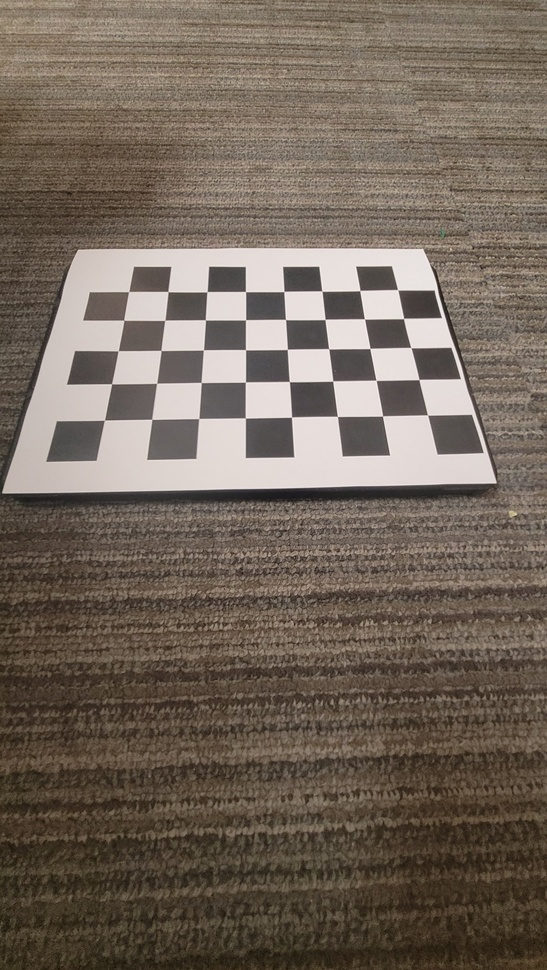
#> input picture calibration_images/cb1.jpeg, 547 x 970 px, shrunk from 2256 x 4000 before the run; its folder holds only this picture in this run
$ python lens_distortion.py
#> lines starting #> are read from the running program, lines starting #| are printed output that depends on the picture; after the words box and inside, x2 and y2 are one past the last pixel; in counts of white or black regions, pixels touching at a corner belong together; long printed decimals are rounded
#https://learnopencv.com/camera-calibration-using-opencv/
#https://learnopencv.com/understanding-lens-distortion/

'''This code is to generate lens distortion correction parameters. This portion was not implemented in the final code because the need was not seen'''

import cv2
import numpy as np
import os
import glob

# Defining the dimensions of checkerboard
CHECKERBOARD = (5,8)
criteria = (cv2.TERM_CRITERIA_EPS + cv2.TERM_CRITERIA_MAX_ITER, 30, 0.001)

# Creating vector to store vectors of 3D points for each checkerboard image
objpoints = []
# Creating vector to store vectors of 2D points for each checkerboard image
imgpoints = []


# Defining the world coordinates for 3D points
objp = np.zeros((1, CHECKERBOARD[0] * CHECKERBOARD[1], 3), np.float32)
objp[0,:,:2] = np.mgrid[0:CHECKERBOARD[0], 0:CHECKERBOARD[1]].T.reshape(-1, 2)
prev_img_shape = None

# Extracting path of individual image stored in a given directory
images = glob.glob('./calibration_images/*.jpeg')
for fname in images:
    img = cv2.imread(fname)
#> img is the input picture: shape (970, 547, 3); mean B, G, R 90.9, 102.4, 114.8
    gray = cv2.cvtColor(img,cv2.COLOR_BGR2GRAY)
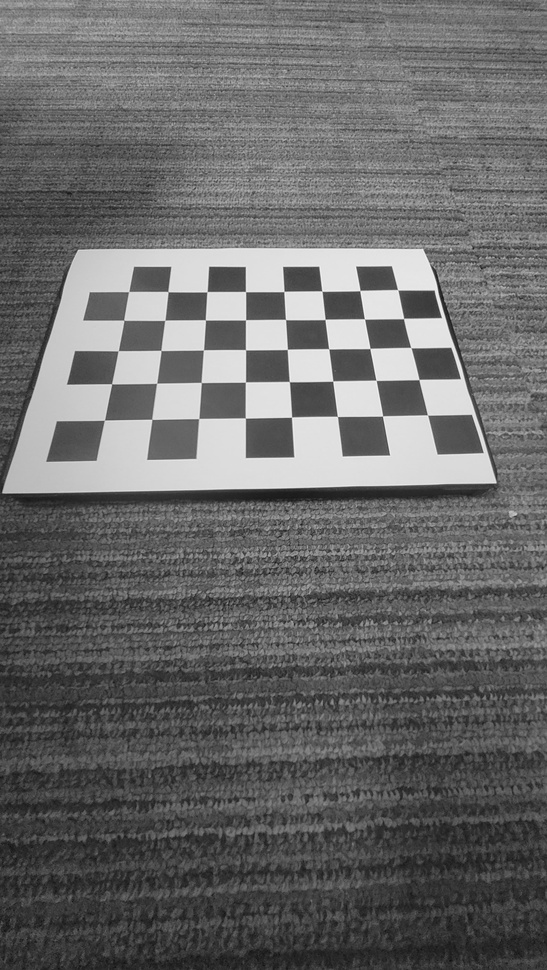
#> gray: shape (970, 547); min 15, max 250, mean 104.8
    # Find the chess board corners
    # If desired number of corners are found in the image then ret = true
    ret, corners = cv2.findChessboardCorners(gray, CHECKERBOARD, cv2.CALIB_CB_ADAPTIVE_THRESH + cv2.CALIB_CB_FAST_CHECK + cv2.CALIB_CB_NORMALIZE_IMAGE)
#> ret = True; corners = 40 rows, first 8: [104.4, 420.2], [111.6, 383.7], [118.2, 350.8], [123.8, 320.2], [128.7, 291.5], [151.8, 419.3], [156.7, 383.2], [161, 350.4]

    """
    If desired number of corner are detected,
    we refine the pixel coordinates and display
    them on the images of checker board
    """
    if ret == True:
        objpoints.append(objp)
        # refining pixel coordinates for given 2d points.
        corners2 = cv2.cornerSubPix(gray, corners, (11,11),(-1,-1), criteria)
#> corners2 = 40 rows, first 8: [104.4, 420.2], [111.6, 383.7], [118.2, 350.8], [123.8, 320.2], [128.7, 291.5], [151.8, 419.3], [156.6, 383.3], [161, 350.5]

        imgpoints.append(corners2)

        # Draw and display the corners
        img = cv2.drawChessboardCorners(img, CHECKERBOARD, corners2, ret)
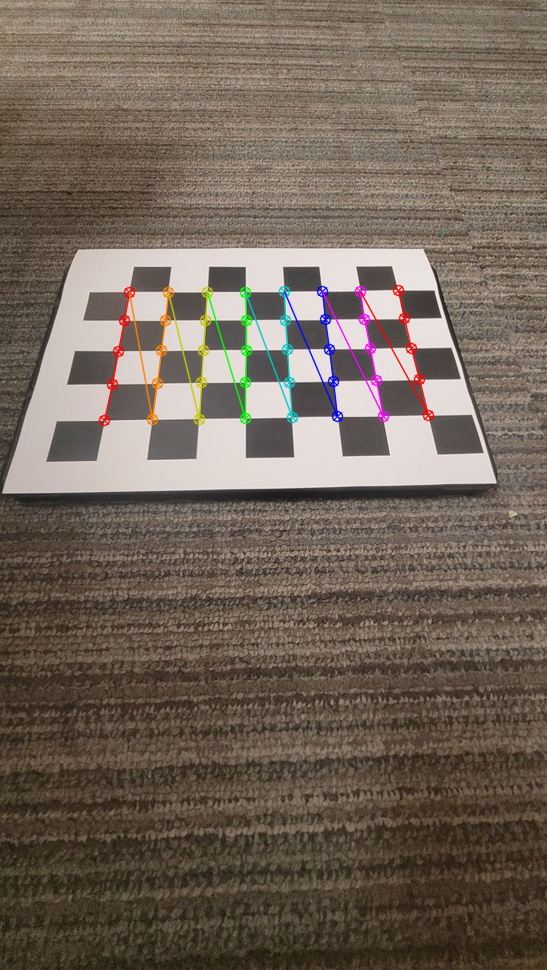
#> img: shape (970, 547, 3); 1.7% of pixels changed, all inside (x1, y1, x2, y2) = (98, 284, 435, 427)

    # cv2.imshow('img',img)
    # cv2.waitKey(0)

cv2.destroyAllWindows()


"""
Performing camera calibration by
passing the value of known 3D points (objpoints)
and corresponding pixel coordinates of the
detected corners (imgpoints)
"""
ret, mtx, dist, rvecs, tvecs = cv2.calibrateCamera(objpoints, imgpoints, gray.shape[::-1], None, None)
#> ret = 0.307; mtx = [[233, 0, 273.7], [0, 223.6, 512.3], [0, 0, 1]]; dist = [[-0.0365, 0.0343, -0.00223, -0.0033, -0.00695]]; rvecs = ([-0.204, -0.216, -1.59],); tvecs = ([-3.61, -2.05, 4.97],)

print("Camera matrix : \n")
print(mtx)
#| [[233.013   0.         273.726]
#|  [  0.         223.599 512.265]
#|  [  0.           0.           1.        ]]
print("dist : \n")
print(dist)
#| [[-0.03646  0.03432 -0.002233 -0.003301 -0.006946]]
print("rvecs : \n")
print(rvecs)
#| (array([[-0.2035],
#|        [-0.2157],
#|        [-1.586]]),)
print("tvecs : \n")
print(tvecs)
#| (array([[-3.611],
#|        [-2.047],
#|        [ 4.973]]),)


img = cv2.imread('test_13_11/20231113_213446.jpg')
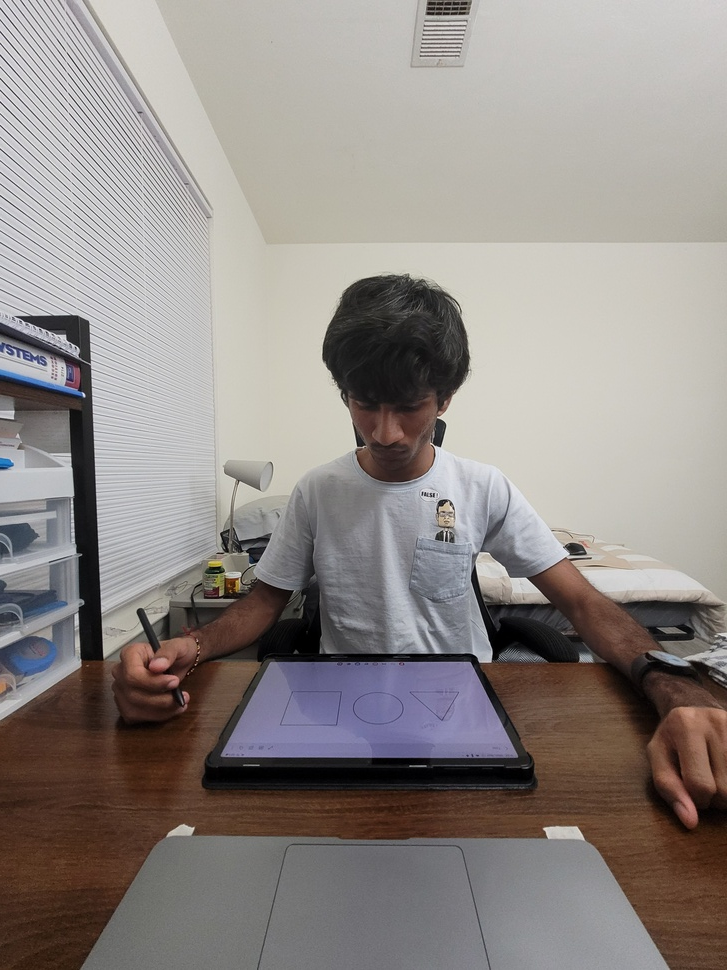
#> input picture test_13_11/20231113_213446.jpg, 727 x 970 px, shrunk from 3000 x 4000 before the run
#> img is the input picture: shape (970, 727, 3); mean B, G, R 134.3, 137.7, 144.2
h,w = img.shape[:2]
#> h = 970; w = 727

# Refining the camera matrix using parameters obtained by calibration
newcameramtx, roi = cv2.getOptimalNewCameraMatrix(mtx, dist, (w,h), 1, (w,h))
#> newcameramtx = [[185.9, 0, 221], [0, 223.6, 512.3], [0, 0, 1]]; roi = (10, 0, 572, 969)


# Method 1 to undistort the image
dst = cv2.undistort(img, mtx, dist, None, newcameramtx)
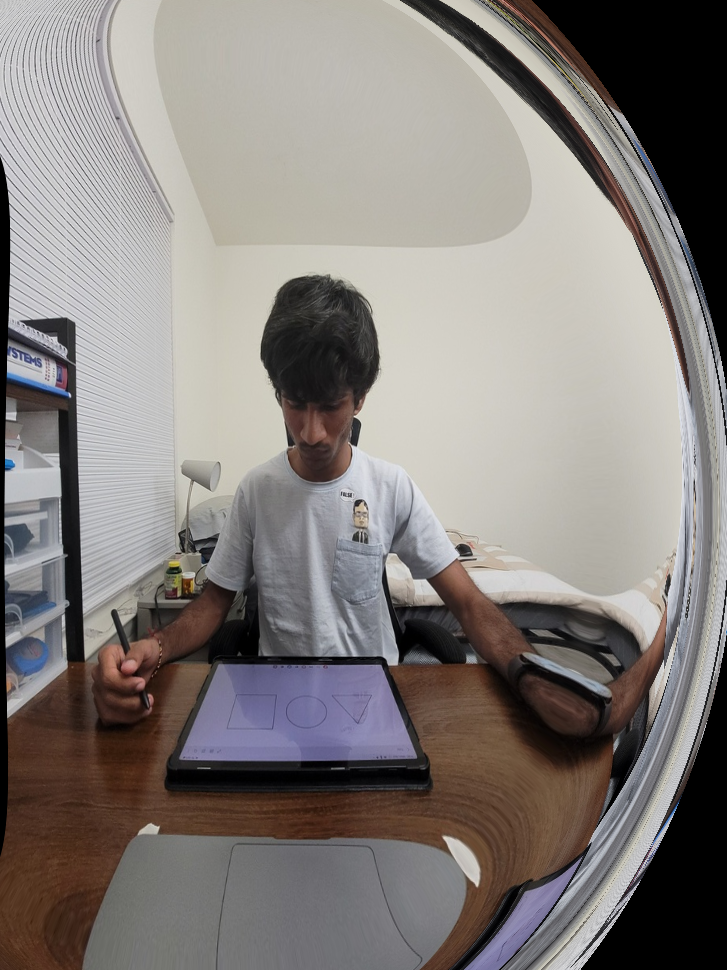
#> dst: shape (970, 727, 3); mean B, G, R 124.2, 127.3, 132.9

# # Method 2 to undistort the image
# mapx,mapy=cv2.initUndistortRectifyMap(mtx,dist,None,newcameramtx,(w,h),5)

# dst = cv2.remap(img,mapx,mapy,cv2.INTER_LINEAR)

# Displaying the undistorted image
cv2.imshow("undistorted image",dst)
cv2.waitKey(0)
